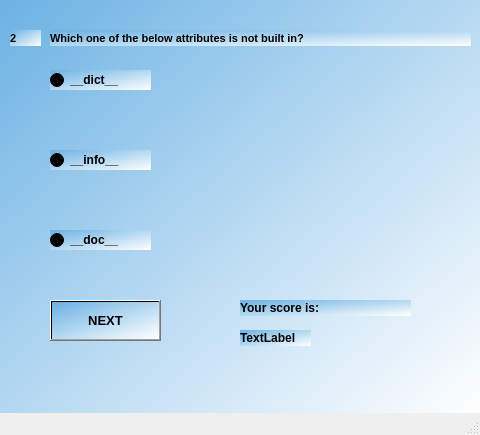
<?xml version="1.0" encoding="UTF-8"?>
<ui version="4.0">
 <class>MainWindow16</class>
 <widget class="QMainWindow" name="MainWindow16">
  <property name="geometry">
   <rect>
    <x>0</x>
    <y>0</y>
    <width>480</width>
    <height>435</height>
   </rect>
  </property>
  <property name="windowTitle">
   <string>MainWindow</string>
  </property>
  <widget class="QWidget" name="centralwidget">
   <widget class="QWidget" name="widget" native="true">
    <property name="geometry">
     <rect>
      <x>0</x>
      <y>-10</y>
      <width>480</width>
      <height>430</height>
     </rect>
    </property>
    <property name="styleSheet">
     <string notr="true">background-color:qlineargradient(spread:pad, x1:0, y1:0, x2:1, y2:1, stop:0 rgba(106, 177, 227, 255), stop:1 rgba(255, 255, 255, 255))</string>
    </property>
    <widget class="QLabel" name="label">
     <property name="geometry">
      <rect>
       <x>10</x>
       <y>40</y>
       <width>31</width>
       <height>16</height>
      </rect>
     </property>
     <property name="font">
      <font>
       <pointsize>8</pointsize>
       <weight>75</weight>
       <bold>true</bold>
      </font>
     </property>
     <property name="text">
      <string>2</string>
     </property>
    </widget>
    <widget class="QLabel" name="label_2">
     <property name="geometry">
      <rect>
       <x>50</x>
       <y>40</y>
       <width>421</width>
       <height>16</height>
      </rect>
     </property>
     <property name="font">
      <font>
       <pointsize>8</pointsize>
       <weight>75</weight>
       <bold>true</bold>
      </font>
     </property>
     <property name="text">
      <string>Which one of the below attributes is not built in?</string>
     </property>
    </widget>
    <widget class="QRadioButton" name="radioButton">
     <property name="geometry">
      <rect>
       <x>50</x>
       <y>80</y>
       <width>101</width>
       <height>20</height>
      </rect>
     </property>
     <property name="font">
      <font>
       <weight>75</weight>
       <bold>true</bold>
      </font>
     </property>
     <property name="text">
      <string>__dict__</string>
     </property>
    </widget>
    <widget class="QRadioButton" name="radioButton_2">
     <property name="geometry">
      <rect>
       <x>50</x>
       <y>240</y>
       <width>101</width>
       <height>20</height>
      </rect>
     </property>
     <property name="font">
      <font>
       <weight>75</weight>
       <bold>true</bold>
      </font>
     </property>
     <property name="text">
      <string>__doc__</string>
     </property>
    </widget>
    <widget class="QRadioButton" name="radioButton_3">
     <property name="geometry">
      <rect>
       <x>50</x>
       <y>160</y>
       <width>101</width>
       <height>20</height>
      </rect>
     </property>
     <property name="font">
      <font>
       <weight>75</weight>
       <bold>true</bold>
      </font>
     </property>
     <property name="text">
      <string>__info__</string>
     </property>
    </widget>
    <widget class="QPushButton" name="NEXT">
     <property name="geometry">
      <rect>
       <x>50</x>
       <y>310</y>
       <width>111</width>
       <height>41</height>
      </rect>
     </property>
     <property name="font">
      <font>
       <pointsize>10</pointsize>
       <weight>75</weight>
       <bold>true</bold>
      </font>
     </property>
     <property name="text">
      <string>NEXT</string>
     </property>
    </widget>
    <widget class="QLabel" name="label_3">
     <property name="geometry">
      <rect>
       <x>240</x>
       <y>310</y>
       <width>171</width>
       <height>16</height>
      </rect>
     </property>
     <property name="font">
      <font>
       <weight>75</weight>
       <bold>true</bold>
      </font>
     </property>
     <property name="text">
      <string>Your score is:</string>
     </property>
    </widget>
    <widget class="QLabel" name="label_4">
     <property name="geometry">
      <rect>
       <x>240</x>
       <y>340</y>
       <width>71</width>
       <height>16</height>
      </rect>
     </property>
     <property name="font">
      <font>
       <weight>75</weight>
       <bold>true</bold>
      </font>
     </property>
     <property name="text">
      <string>TextLabel</string>
     </property>
    </widget>
   </widget>
  </widget>
  <widget class="QMenuBar" name="menubar">
   <property name="geometry">
    <rect>
     <x>0</x>
     <y>0</y>
     <width>480</width>
     <height>26</height>
    </rect>
   </property>
  </widget>
  <widget class="QStatusBar" name="statusbar"/>
 </widget>
 <resources/>
 <connections/>
</ui>
